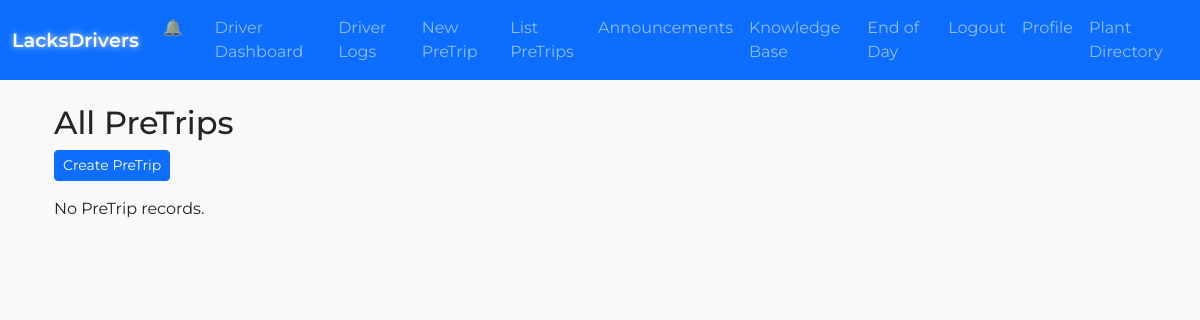
/list_pretrips (signed in), run on an earlier commit of the app's database.
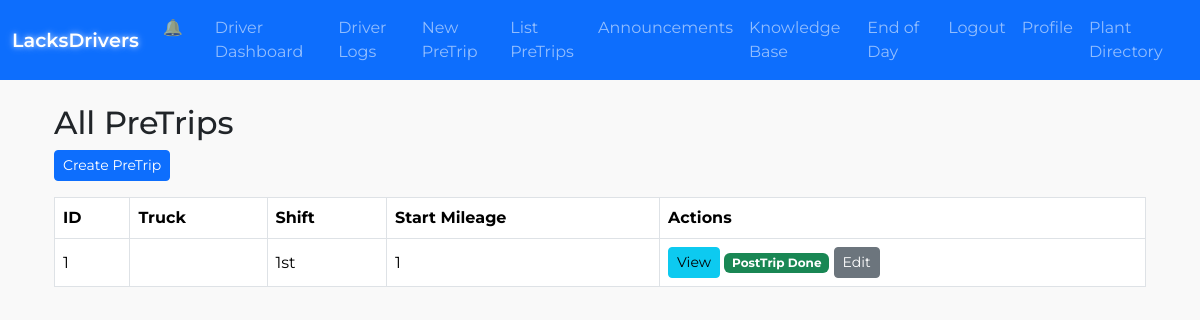
And on a later commit of the database.
### lacksdrivers.py (models this page shows)
class PreTrip(db.Model):
    __tablename__ = "pretrip"
    id = db.Column(db.Integer, primary_key=True)
    user_id = db.Column(db.Integer, db.ForeignKey("user.id"), nullable=False)
    truck_number = db.Column(db.String(50))
    trailer_number = db.Column(db.String(50))
    pretrip_date = db.Column(db.Date, default=date.today)
    shift = db.Column(db.String(10))
    start_mileage = db.Column(db.Integer)
    end_mileage = db.Column(db.Integer)
    cab_doors_windows = db.Column(db.Boolean, default=False)
    body_doors = db.Column(db.Boolean, default=False)
    oil_leak = db.Column(db.Boolean, default=False)
    grease_leak = db.Column(db.Boolean, default=False)
    coolant_leak = db.Column(db.Boolean, default=False)
    fuel_leak = db.Column(db.Boolean, default=False)
    gc_no_defects = db.Column(db.Boolean, default=False)
    gauges_warning = db.Column(db.Boolean, default=False)
    wipers = db.Column(db.Boolean, default=False)
    horn = db.Column(db.Boolean, default=False)
    heater_defroster = db.Column(db.Boolean, default=False)
    mirrors = db.Column(db.Boolean, default=False)
    seat_belts_steering = db.Column(db.Boolean, default=False)
    clutch = db.Column(db.Boolean, default=False)
    service_brakes = db.Column(db.Boolean, default=False)
    parking_brake = db.Column(db.Boolean, default=False)
    emergency_brakes = db.Column(db.Boolean, default=False)
    triangles = db.Column(db.Boolean, default=False)
    fire_extinguisher = db.Column(db.Boolean, default=False)
    safety_equipment = db.Column(db.Boolean, default=False)
    incab_no_defects = db.Column(db.Boolean, default=False)
    oil_level = db.Column(db.Boolean, default=False)
    coolant_level = db.Column(db.Boolean, default=False)
    belts = db.Column(db.Boolean, default=False)
    hoses = db.Column(db.Boolean, default=False)
    ec_no_defects = db.Column(db.Boolean, default=False)
    lights_working = db.Column(db.Boolean, default=False)
    reflectors = db.Column(db.Boolean, default=False)
    suspension = db.Column(db.Boolean, default=False)
    tires = db.Column(db.Boolean, default=False)
    wheels_rims = db.Column(db.Boolean, default=False)
    battery = db.Column(db.Boolean, default=False)
    exhaust = db.Column(db.Boolean, default=False)
    brakes = db.Column(db.Boolean, default=False)
    air_lines = db.Column(db.Boolean, default=False)
    light_line = db.Column(db.Boolean, default=False)
    fifth_wheel = db.Column(db.Boolean, default=False)
    coupling = db.Column(db.Boolean, default=False)
    tie_downs = db.Column(db.Boolean, default=False)
    rear_end_protection = db.Column(db.Boolean, default=False)
    exterior_no_defects = db.Column(db.Boolean, default=False)
    towed_bodydoors = db.Column(db.Boolean, default=False)
    towed_tiedowns = db.Column(db.Boolean, default=False)
    towed_lights = db.Column(db.Boolean, default=False)
    towed_reflectors = db.Column(db.Boolean, default=False)
    towed_suspension = db.Column(db.Boolean, default=False)
    towed_tires = db.Column(db.Boolean, default=False)
    towed_wheels = db.Column(db.Boolean, default=False)
    towed_brakes = db.Column(db.Boolean, default=False)
    towed_landing_gear = db.Column(db.Boolean, default=False)
    towed_kingpin = db.Column(db.Boolean, default=False)
    towed_fifthwheel = db.Column(db.Boolean, default=False)
    towed_othercoupling = db.Column(db.Boolean, default=False)
    towed_rearend = db.Column(db.Boolean, default=False)
    towed_no_defects = db.Column(db.Boolean, default=False)
    truck_type = db.Column(db.String(20))
    oil_system_status = db.Column(db.String(20), default="operational")
    tires_status = db.Column(db.String(20), default="operational")
    damage_report = db.Column(db.Text)
    created_at = db.Column(db.DateTime, default=datetime.utcnow)
    updated_at = db.Column(db.DateTime, onupdate=datetime.utcnow)
    posttrip = db.relationship("PostTrip", uselist=False, backref="pretrip")

### lacksdrivers.py (the view)
@app.route("/list_pretrips")
@login_required
def list_pretrips():
    if current_user.role == "management":
        pretrips = PreTrip.query.order_by(PreTrip.created_at.desc()).all()
    else:
        pretrips = PreTrip.query.filter_by(user_id=current_user.id)\
                                .order_by(PreTrip.created_at.desc()).all()
    return render_template("list_pretrips.html", pretrips=pretrips)

### lacksdrivers.py (called while the page is built)
@app.context_processor
def inject_plant_addresses():
    return dict(PLANT_ADDRESSES=PLANT_ADDRESSES)

@login_manager.user_loader
def load_user(user_id):
    return User.query.get(int(user_id))

### templates/list_pretrips.html
{% extends "base.html" %}
{% block content %}
<div class="container">
  <h2 class="mt-3">All PreTrips</h2>
  <a href="{{ url_for('new_pretrip') }}" class="btn btn-sm btn-primary mb-3">
    Create PreTrip
  </a>
  {% if pretrips %}
    <table class="table table-bordered">
      <thead>
        <tr>
          <th>ID</th>
          <th>Truck</th>
          <th>Shift</th>
          <th>Start Mileage</th>
          <th>Actions</th>
        </tr>
      </thead>
      <tbody>
        {% for pt in pretrips %}
        <tr>
          <td>{{ pt.id }}</td>
          <td>{{ pt.truck_name }}</td>
          <td>{{ pt.shift }}</td>
          <td>{{ pt.start_mileage or "N/A" }}</td>
          <td>
            <a href="{{ url_for('view_pretrip', pretrip_id=pt.id) }}" class="btn btn-sm btn-info">View</a>
            {% if pt.posttrip %}
              <span class="badge bg-success">PostTrip Done</span>
            {% else %}
              <a href="{{ url_for('do_posttrip', pretrip_id=pt.id) }}" class="btn btn-sm btn-warning">
                Complete PostTrip
              </a>
            {% endif %}
            {% if current_user.role == 'management' or pt.user_id == current_user.id %}
              <a href="{{ url_for('edit_pretrip_entry', pretrip_id=pt.id) }}" class="btn btn-sm btn-secondary">
                Edit
              </a>
            {% endif %}
          </td>
        </tr>
        {% endfor %}
      </tbody>
    </table>
  {% else %}
    <p>No PreTrip records.</p>
  {% endif %}
</div>
{% endblock %}

What changed in the data, as far as the page shows it:
now on this page (row edited): PreTrip: id "1", shift "1st", start_mileage "1"
Also different on the page:
text no longer shown: "No PreTrip records."
text now shown: "ID Truck Shift Start Mileage Actions"
